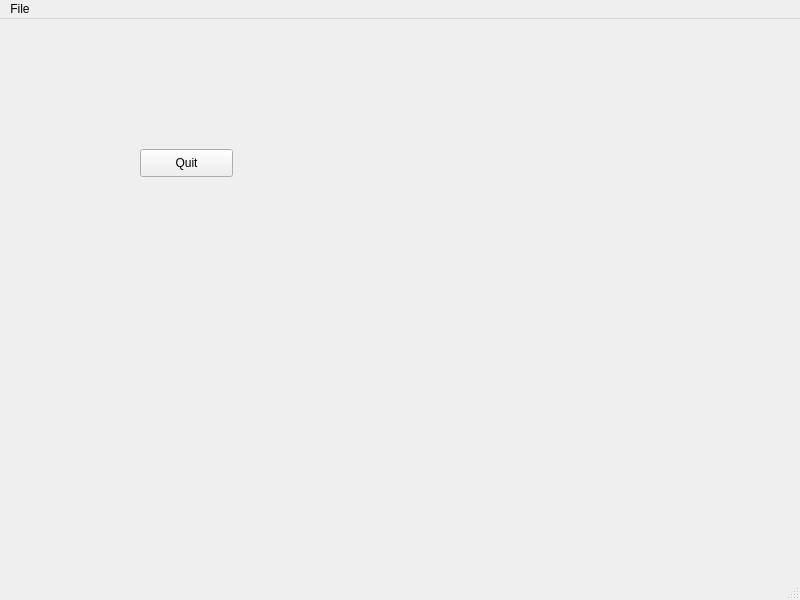
<?xml version="1.0" encoding="UTF-8"?>
<ui version="4.0">
 <class>MainWindow</class>
 <widget class="QMainWindow" name="MainWindow">
  <property name="geometry">
   <rect>
    <x>0</x>
    <y>0</y>
    <width>800</width>
    <height>600</height>
   </rect>
  </property>
  <property name="windowTitle">
   <string>MainWindow</string>
  </property>
  <widget class="QWidget" name="centralwidget">
   <widget class="QPushButton" name="pushButton_quit">
    <property name="geometry">
     <rect>
      <x>140</x>
      <y>130</y>
      <width>93</width>
      <height>28</height>
     </rect>
    </property>
    <property name="text">
     <string>Quit</string>
    </property>
   </widget>
  </widget>
  <widget class="QMenuBar" name="menubar">
   <property name="geometry">
    <rect>
     <x>0</x>
     <y>0</y>
     <width>800</width>
     <height>26</height>
    </rect>
   </property>
   <widget class="QMenu" name="menuFile">
    <property name="title">
     <string>File</string>
    </property>
    <addaction name="actionOpen"/>
   </widget>
   <addaction name="menuFile"/>
  </widget>
  <widget class="QStatusBar" name="statusbar"/>
  <action name="actionOpen">
   <property name="text">
    <string>Open</string>
   </property>
  </action>
 </widget>
 <resources/>
 <connections/>
</ui>
